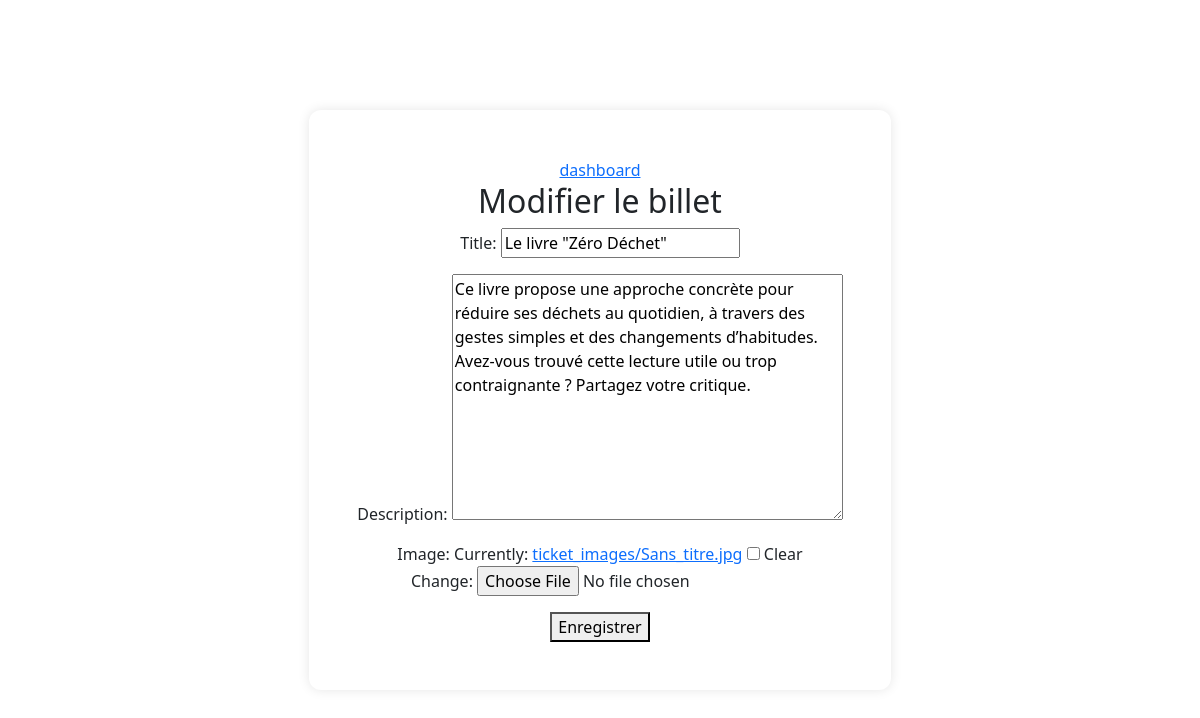
Screenshot of /ticket/4/edit/ (signed in) with the database file from the repository.
### reviews/models.py (models this page shows, shortened)
class Ticket(models.Model):
    title = models.CharField(max_length=128)
    description = models.TextField(max_length=2048, blank=True)
    user = models.ForeignKey(settings.AUTH_USER_MODEL, on_delete=models.CASCADE)
    image = models.ImageField(null=True, blank=True, upload_to='ticket_images/')
    time_created = models.DateTimeField(auto_now_add=True)

### reviews/views.py (the view)
# urls.py: path('ticket/<int:ticket_id>/edit/', reviews.views.edit_ticket, name='edit_ticket'),
@login_required
def edit_ticket(request, ticket_id):
    ticket = get_object_or_404(Ticket, id=ticket_id, user=request.user)
    if request.method == 'POST':
        form = TicketForm(request.POST, request.FILES, instance=ticket)
        if form.is_valid():
            form.save()
            messages.success(request, "Votre billet a été modifié !")
            return redirect('dashboard')
    else:
        form = TicketForm(instance=ticket)
    return render(request, 'reviews/edit_ticket.html', {'form': form})

### reviews/forms.py
class TicketForm(forms.ModelForm):
    class Meta:
        model = Ticket
        fields = ['title', 'description', 'image']

### reviews/templates/reviews/edit_ticket.html (shortened to what this page needs)
{% extends 'base.html' %}
{% block content %}
<a href="{% url 'dashboard' %}"> dashboard</a>
<h2>Modifier le billet</h2>
<form method="post" enctype="multipart/form-data">
    {{ form.as_p }}
    <button type="submit">Enregistrer</button>
</form>
{% endblock %}

### static/css/styles.css (style rules this page uses)
body { min-height: 100vh; display: flex; justify-content: center; align-items: center; background: #f8f9fa; font-family: 'Segoe UI', sans-serif; }

### rows the page displays
Ticket: title "Le livre \"Zéro Déchet\"", description "Ce livre propose une approche concrète pour réduire ses déchets au quotidien, à travers des gestes simples et des changements d’habitudes. Avez-vous trouvé cette lecture utile ou trop contraignante ? Partagez votre critique."
